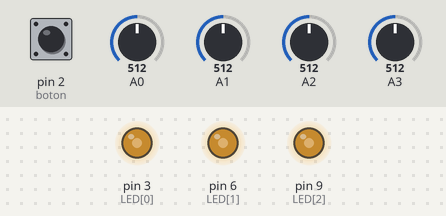
Bench run of a sketch on a simulated Arduino Uno, built with avr-gcc and run on an emulated ATmega328P. Shown: output pins drawn as LEDs (lit = HIGH). Dashed ring = blinking. The inputs (shaded band) are chosen by the test bench; at power-on: pin 2 (boton) HIGH, A0 = 512, A1 = 512, A2 = 512, A3 = 512.

Above: at 1.2 s.
1.3 s: pin 2 (boton) pulled LOW for 3.2 s
At 1.9 s:
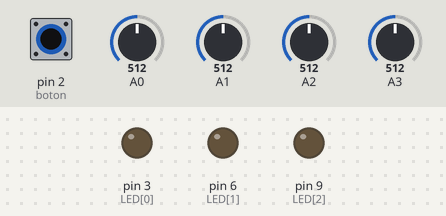
6.0 s: A0 set to 716
At 7.1 s:
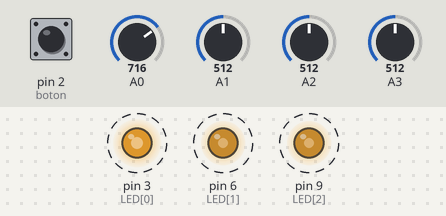
10.1 s: A1 set to 716
14.2 s: A2 set to 716
18.3 s: A0 set to 960
22.4 s: A1 set to 960
Timing chart, 0 to 27.5 s (numbered marks = the images above; inputs shaded):
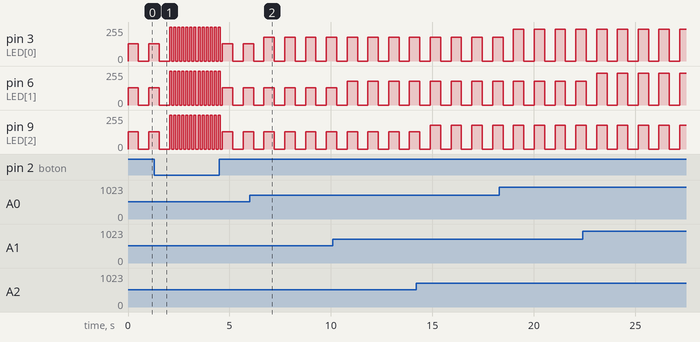

Measured:
- by itself, pin 3 (LED[0]), pin 6 (LED[1]): alternates 240/255 for 0.51 s and 0/255 for 0.51 s
- by itself, pin 9 (LED[2]): alternates 179/255 for 0.51 s and 0/255 for 0.51 s

The sketch:

sketch_jun23b.ino
```cpp
int LED []= {3,6,9};
int boton=2;

void setup()
          {
       for (int i=0;i<3;i++){
             pinMode( LED[i], OUTPUT) ;
              }

             pinMode( boton , INPUT_PULLUP) ;

          }


void apagar(){
for (int i=0;i<3;i++){
     digitalWrite(LED[i], LOW) ;
              }

}


void flash(int tiempo){

for (int i=0;i<3;i++){
     digitalWrite(LED[i], HIGH) ;
              }
  delay(tiempo);
   apagar();
  delay(tiempo);

  }


     void loop()
          {
                             //leemos el botón: false  =  LOW
              if ( digitalRead(boton) == LOW )                               // esto es que han pulsado el botón
                   {
                     flash(100);
              }else{

                if (analogRead(A3)>950){
                  analogWrite (LED[0],analogRead(A0)/4);
                  analogWrite (LED[1],analogRead(A1)/4);
                  analogWrite (LED[2],analogRead(A2)/4);

                }

                else{
                  analogWrite (LED[0],analogRead(A0)/4);
                  analogWrite (LED[1],analogRead(A1)/4);
                  analogWrite (LED[2],analogRead(A2)/4);
                  delay(analogRead(A3));
                  apagar();
                  delay(analogRead(A3));


                }


              }
          }
```
